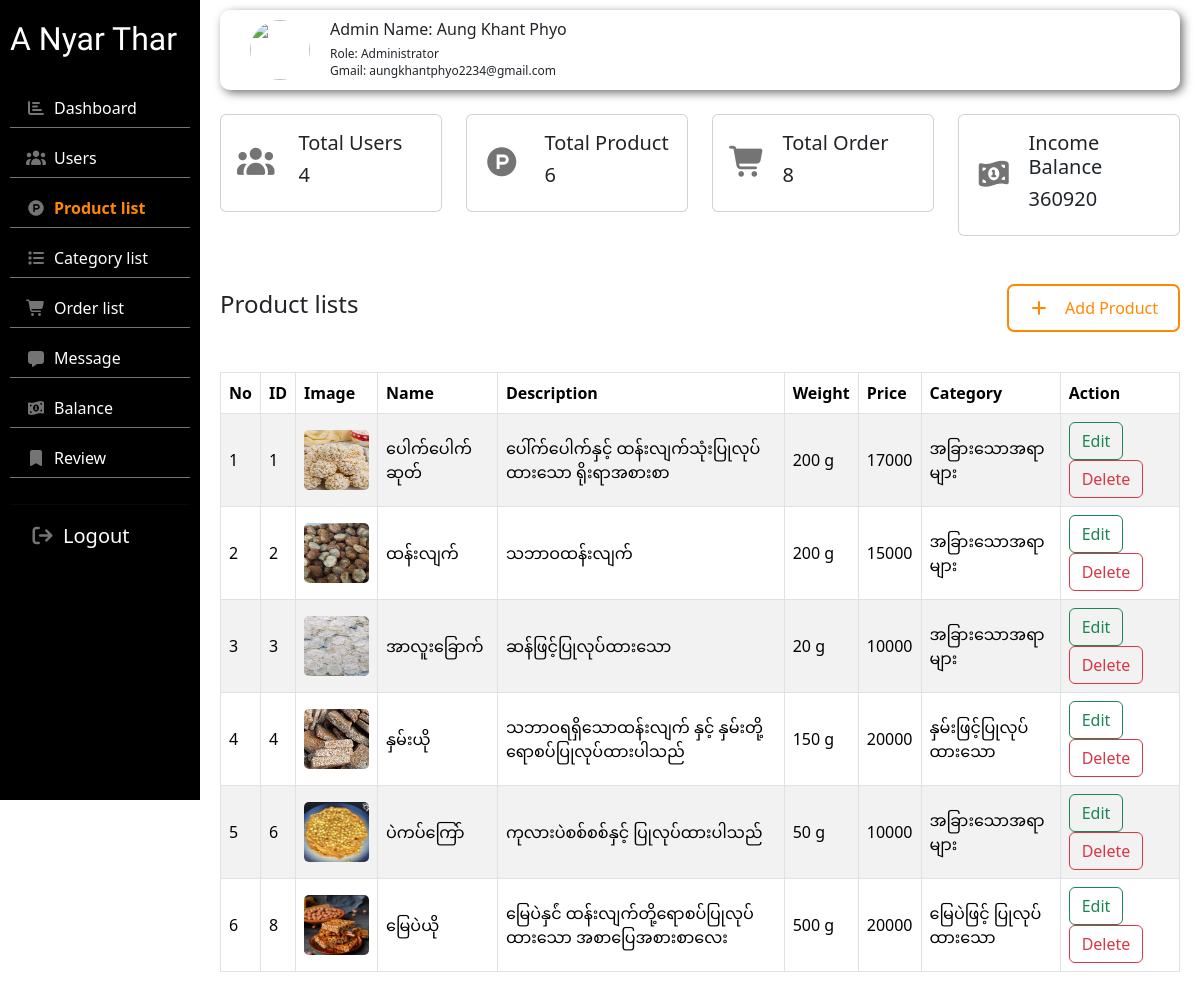
The page /admin/product.php (signed in) on the database its author committed.
### tables this page shows
CREATE TABLE `user` (
  `user_id` int NOT NULL AUTO_INCREMENT,
  `user_name` varchar(30) DEFAULT NULL,
  `user_email` varchar(30) DEFAULT NULL,
  `user_pass` varchar(15) DEFAULT NULL,
  `user_phone` varchar(15) DEFAULT NULL,
  `user_address` varchar(25) DEFAULT NULL,
  `role` varchar(15) DEFAULT NULL,
  PRIMARY KEY (`user_id`)
);

CREATE TABLE `product` (
  `pro_id` int NOT NULL AUTO_INCREMENT,
  `pro_img` varchar(30) DEFAULT NULL,
  `pro_name` varchar(50) DEFAULT NULL,
  `pro_des` varchar(200) DEFAULT NULL,
  `pro_weight` int DEFAULT NULL,
  `pro_price` int DEFAULT NULL,
  `cat_id` int DEFAULT NULL,
  PRIMARY KEY (`pro_id`),
  KEY `cat_id` (`cat_id`),
  CONSTRAINT `product_ibfk_1` FOREIGN KEY (`cat_id`) REFERENCES `category` (`cat_id`)
);

CREATE TABLE `category` (
  `cat_id` int NOT NULL AUTO_INCREMENT,
  `cat_name` varchar(50) DEFAULT NULL,
  PRIMARY KEY (`cat_id`)
);

### admin/product.php (the view, shortened to what this page needs)
<?php
    include('db.php');
    $adminname = "";
    if(isset($_SESSION["admin_id"])){
        $adminid = $_SESSION['admin_id'];
        $getusername = "SELECT * FROM user WHERE user_id = '$adminid'";
        $res11 = mysqli_query($conn, $getusername);
        $admindata = mysqli_fetch_array($res11);
        if($admindata){
            $adminname = $admindata['user_name'];
            $adminemail = $admindata['user_email'];
        }
    }
    $countuser = "SELECT COUNT(*) as usertotal FROM user;";
    $res11 = mysqli_query($conn, $countuser);
    $user1 = mysqli_fetch_array($res11);
    $totaluser = $user1['usertotal'];
    $countpro = "SELECT COUNT(*) as prototal FROM product;";
    $res22 = mysqli_query($conn, $countpro);
    $product2 = mysqli_fetch_array($res22);
    $prototal = $product2['prototal'];
    $countincome = "SELECT sum(final_total) as incomebal FROM orders;";
    $res33 = mysqli_query($conn, $countincome);
    $inconme33 = mysqli_fetch_array($res33);
    $incomebal = $inconme33['incomebal'];
    $countorder = "SELECT COUNT(*) as ordertotal FROM orders;";
    $res44 = mysqli_query($conn, $countorder);
    $order44 = mysqli_fetch_array($res44);
    $ordertotal = $order44['ordertotal'];
?>
<!doctype html>
<html lang="en">
    <head>
        <link href="https://cdn.jsdelivr.net/npm/bootstrap@5.3.8/dist/css/bootstrap.min.css" rel="stylesheet">
        <link rel="stylesheet" href="https://cdnjs.cloudflare.com/ajax/libs/font-awesome/7.0.1/css/all.min.css">
        <link rel="stylesheet" href="./backend.css">
    </head>
    <body class="product-page">
        <div class="container-fluid">
            <div class="row">
                <div class="sider col-lg-2" style="height: 100vh;">
                    <h2 class="anyarthar">A Nyar Thar</h2>
                    <ul class="list-group list-group-flush">
                        <li class="list-group-item bg-black">
                            <i class="icon fa-solid fa-chart-bar me-2"></i><a class="link" href="./index.php">Dashboard</a>
                        </li>
                        <li class="list-group-item bg-black">
                            <i class="icon fa-solid fa-users me-2"></i></i><a class="link" href="./users.php">Users</a>
                        </li>
                        <li class="list-group-item bg-black">
                            <i class="icon fa-brands fa-product-hunt me-2"></i><a class="link" href="./product.php">Product list</a>
                        </li>
                        <li class="list-group-item bg-black">
                            <i class="icon fa-solid fa-list me-2"></i><a class="link" href="./category.php">Category list</a>
                        </li>
                        <li class="list-group-item bg-black">
                            <i class="icon fa-solid fa-cart-shopping me-2"></i><a class="link" href="./order.php">Order list</a>
                        </li>
                        <li class="list-group-item bg-black">
                            <i class="icon fa-solid fa-message me-2"></i><a class="link" href="./message.php">Message</a>
                        </li>
                        <li class="list-group-item bg-black">
                            <i class="icon fa-solid fa-money-bill-1-wave me-2"></i></i><a class="link" href="./balance.php">Balance</a>
                        </li>
                        <li class="list-group-item bg-black">
                            <i class="icon fa-solid fa-bookmark me-2"></i><a class="link" href="./review.php">Review</a>
                        </li><hr>
                    </ul>
                    <div class="logout d-flex align-items-center">
                        <button onclick="logout()"><i class="logouticon fa-solid fa-arrow-right-from-bracket me-2"></i>Logout</button>
                    </div>
                </div>
                <div class="main col-lg-10 col-md--10">
                    <div class="adminrow row">
                        <div class="col-lg-12 col-md-12">
                            <div class="adminpro d-flex align-items-center">
                                <div class="proimg">
                                    <img src="./projectphoto/profile photo1.png" alt="">
                                </div>
                                <div class="admindetial">
                                    <h5>Admin Name: <?php echo $adminname ?></h5>
                                    <h6>Role: Administrator</h6>
                                    <h6>Gmail: <?php echo $adminemail ?></h6>
                                </div>
                            </div>
                        </div>
                    </div>
                    <div class="row my-4">
                        <div class="col-lg-3 col-md-3">
                            <div class="card">
                                <div class="card-body d-flex align-items-center">
                                    <div class="me-3">
                                        <i class="icon fa-solid fa-users me-2"></i>
                                    </div>
                                    <div>
                                        <h5>Total Users</h5>
                                        <h5><?php echo $totaluser ?></h5>
                                    </div>
                                </div>
                            </div>
                        </div>
                        <div class="col-lg-3 col-md-3">
                            <div class="card">
                                <div class="card-body d-flex align-items-center">
                                    <div class="me-3">
                                        <i class="icon fa-brands fa-product-hunt me-2"></i>
                                    </div>
                                    <div>
                                        <h5>Total Product</h5>
                                        <h5><?php echo $prototal ?></h5>
                                    </div>
                                </div>
                            </div>
                        </div>
                        <div class="col-lg-3 col-md-3">
                            <div class="card">
                                <div class="card-body d-flex align-items-center">
                                    <div class="me-3">
                                        <i class="icon fa-solid fa-cart-shopping"></i>
                                    </div>
                                    <div>
                                        <h5>Total Order</h5>
                                        <h5><?php echo $ordertotal ?></h5>
                                    </div>
                                </div>
                            </div>
                        </div>
                        <div class="col-lg-3 col-md-3">
                            <div class="card">
                                <div class="card-body d-flex align-items-center">
                                    <div class="me-3">
                                        <i class="icon fa-solid fa-money-bill-1-wave"></i>
                                    </div>
                                    <div>
                                        <h5>Income Balance</h5>
                                        <h5><?php echo $incomebal ?></h5>
                                    </div>
                                </div>
                            </div>
                        </div>
                    </div>
                    <div class="row">
                        <div class="plist">
                            <div class="d-flex justify-content-between align-items-center pt-4 pb-3">
                                <div>
                                    <h4>Product lists</h4>
                                </div>
                                <div>
                                    <button class="addproduct" onclick="addproduct()"><i class="fa-solid fa-plus me-3"></i>Add Product</button>
                                </div>
                            </div>
                            <div class="ptable my-4">
                                <table class="table table-bordered table-striped ">
                                    <thead class="align-middle">
                                        <tr>
                                            <th>No</th>
                                            <th>ID</th>
                                            <th>Image</th>
                                            <th>Name</th>
                                            <th>Description</th>
                                            <th>Weight</th>
                                            <th>Price</th>
                                            <th>Category</th>
                                            <th>Action</th>
                                        </tr>
                                    </thead>
                                    <tbody class="align-middle">
                                    <?php
                                        $getprodata = "SELECT product.*, category.cat_name FROM product LEFT JOIN category ON product.cat_id = category.cat_id ";
                                        $getdata = mysqli_query($conn, $getprodata);
                                        $i = 1;
                                        while($prodata = mysqli_fetch_array($getdata)):
                                    ?>
                                        <tr>
                                            <td> <?php echo $i++ ?> </td>
                                            <td> <?php echo $prodata['pro_id'] ?> </td>
                                            <td><img src="./projectphoto/<?php echo $prodata['pro_img'] ?> " alt="" style="width: 65px; height: 60px; border-radius: 5px;"></td>
                                            <td> <?php echo $prodata['pro_name'] ?> </td>
                                            <td> <?php echo $prodata['pro_des'] ?> </td>
                                            <td> <?php echo $prodata['pro_weight'] ?> g</td>
                                            <td> <?php echo $prodata['pro_price'] ?> </td>
                                            <td> <?php echo $prodata['cat_name'] ?> </td>
                                            <td><a href="product_edit.php?id=<?php echo $prodata['pro_id'] ?>" class="btn btn-outline-success">Edit</a>
                                                <a href="product_del.php?id=<?php echo $prodata['pro_id'] ?>" class="btn btn-outline-danger">Delete</a>
                                            </td>
                                        </tr>
                                    <?php endwhile ?>
                                    </tbody>
                                </table>
                            </div>
                        </div>
                    </div>
                </div>
            </div>
        </div>
    </body>
</html>

### admin/backend.css (style rules this page uses)
:root { --maincolor: #ff8800; --navcolor: #747474; --whitecolor: #ffffff; --shadowblack: #000000; }
* { margin: 0; padding: 0; }
.dashboard-page .link[href*="index"], .users-page .link[href*="users"], .product-page .link[href*="product"], .category-page .link[href*="category"], .order-page .link[href*="order"], .message-page .link[href*="message"], .balance-page .link[href*="balance"], .review-page .link[href*="review"] { color: var(--maincolor) !important; font-weight: bold; }
.sider { background-color: black; padding: 20px 10px ; position: sticky; top: 0; }
.sider .anyarthar { color: var(--whitecolor); font-family: "Irish Grover", system-ui; margin-bottom: 30px; }
.sider ul li { border-bottom: 1px solid var(--navcolor); margin-bottom: 10px; padding-bottom: 7px; }
.sider ul li a { text-decoration: none; outline: none; color: var(--whitecolor); font-size: 16px; }
.sider ul li .icon { color: var(--navcolor); }
.sider .logout button { border: none; outline: none; background: none; color: var(--whitecolor); font-size: 20px; margin-left: 20px; }
.sider .logout .logouticon { color: var(--navcolor); font-size: 20px; }
.main { padding: 10px 20px; }
.adminrow { position: sticky; top: 10px; }
.adminpro { box-shadow: 3px 3px 10px var(--navcolor); border-radius: 10px; padding: 10px 30px; background-color: rgba(255, 255, 255, 0.5); backdrop-filter: blur(5px); }
.adminpro .proimg { width: 60px; height: 60px; margin-right: 20px; }
.adminpro .proimg img { width: 100%; height: 100%; border-radius: 50%; }
.adminpro .admindetial h5 { font-size: 16px; }
.adminpro .admindetial h6 { font-size: 12px; margin-bottom: 2px; }
.card .icon { font-size: 30px; color: var(--navcolor); }
.plist .addproduct { border: none; outline: none; color: var(--maincolor); border-radius: 7px; padding: 10px 20px; border: 2px solid var(--maincolor); background-color: var(--whitecolor); transition: 0.4s; }

### rows shown on the page
user: user_name "Aung Khant Phyo", user_email "aungkhantphyo2234@gmail.com"
product: pro_id "1", pro_img (picture), pro_name "ပေါက်ပေါက်ဆုတ်", pro_des "ပေါ်က်ပေါက်နှင့် ထန်းလျက်သုံးပြုလုပ်ထားသော ရိုးရာအစားစာ", pro_weight "200", pro_price "17000", cat.cat_name "အခြားသောအရာများ"
product: pro_id "2", pro_img (picture), pro_name "ထန်းလျက်", pro_des "သဘာဝထန်းလျက်", pro_weight "200", pro_price "15000", cat.cat_name "အခြားသောအရာများ"
product: pro_id "3", pro_img (picture), pro_name "အာလူးခြောက်", pro_des "ဆန်ဖြင့်ပြုလုပ်ထားသော", pro_weight "20", pro_price "10000", cat.cat_name "အခြားသောအရာများ"
product: pro_id "4", pro_img (picture), pro_name "နှမ်းယို", pro_des "သဘာဝရရှိသောထန်းလျက် နှင့် နှမ်းတို့ ရောစပ်ပြုလုပ်ထားပါသည်", pro_weight "150", pro_price "20000", cat.cat_name "နှမ်းဖြင့်ပြုလုပ်ထားသော"
product: pro_id "6", pro_img (picture), pro_name "ပဲကပ်ကြော်", pro_des "ကုလားပဲစစ်စစ်နှင့် ပြုလုပ်ထားပါသည်", pro_weight "50", pro_price "10000", cat.cat_name "အခြားသောအရာများ"
product: pro_id "8", pro_img (picture), pro_name "မြေပဲယို", pro_des "မြေပဲနှင်ံ ထန်းလျက်တို့ရောစပ်ပြုလုပ်ထားသော အစာပြေအစားစာလေး", pro_weight "500", pro_price "20000", cat.cat_name "မြေပဲဖြင့် ပြုလုပ်ထားသော"

### other values the page prints
$totaluser "4"
$prototal "6"
$ordertotal "8"
$incomebal "360920"
